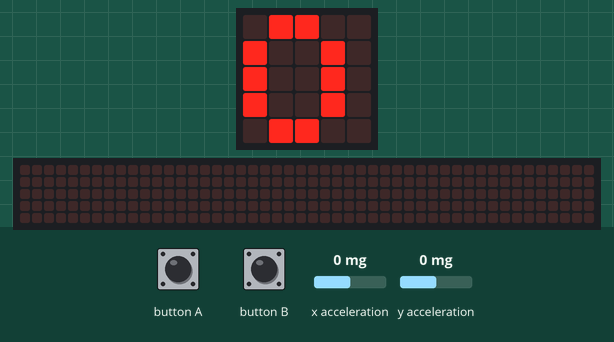
Recording of a program running on a simulated BBC micro:bit (MakeCode). On the bench: the board's 5×5 LED display, a strip that is not on the board, showing the scrolling text unrolled. The test bench sets the inputs (shaded band); at power-on: x acceleration 0 mg, y acceleration 0 mg. Random numbers come from a fixed seed; the 48×5 strip is a reading aid, not a part: it shows the text the display is scrolling, unrolled, one strip-width of it at a time.

Above: at 11.5 s.
11.6 s: button A pressed for 0.15 s
At 12.76 s:
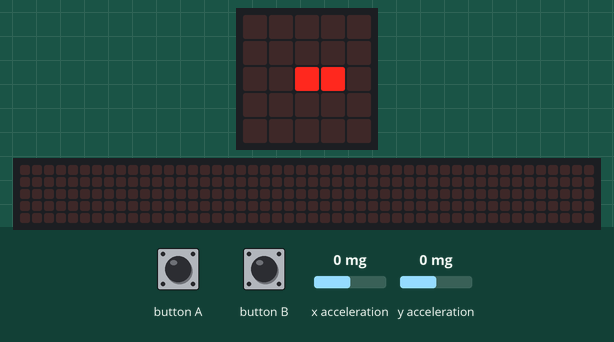
At 17.4 s:
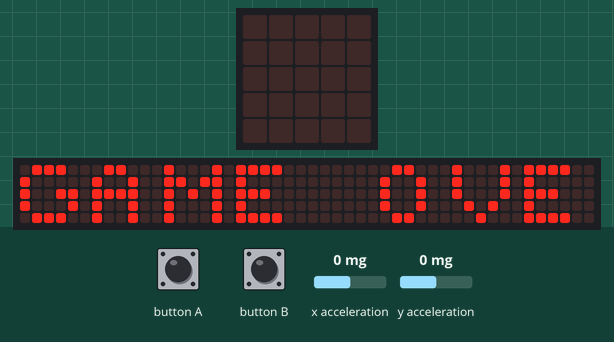

Measured:
- after the input at 11.6 s, the display: first changes after 0.16 s (image 1 shows a later state)
- what the display in image 2 shows lasts 0.6 s, from 17.0 s to 17.6 s

The program:

main.py
```python
px = 2
py = 2
cx = 4
cy = 4
ex = 0
ey = 0
edx = 1
edy = 1
score = 0
player_timer = 0
enemy_timer = 0
blink_timer = 0
coin_on = True

def spawn_coin():
    global cx, cy
    while True:
        nx = randint(0, 4)
        ny = randint(0, 4)
        if not (nx == px and ny == py):
            if not (ny == ey and (nx == ex or nx == ex + 1)):
                cx = nx
                cy = ny
                break

def reset_game():
    global px, py, ex, ey, edx, edy, score, player_timer, enemy_timer, blink_timer, coin_on
    px = 2
    py = 2
    ex = 0
    ey = 0
    edx = 1
    edy = 1
    score = 0
    player_timer = 0
    enemy_timer = 0
    blink_timer = 0
    coin_on = True
    spawn_coin()

def is_collision():
    if py == ey and (px == ex or px == ex + 1):
        return True
    return False

def draw_game():
    basic.clear_screen()
    # Vijand (2 LEDs breed)
    led.plot(ex, ey)
    led.plot(ex + 1, ey)
    # Knipperend muntje
    if coin_on:
        led.plot(cx, cy)
    # Speler
    led.plot(px, py)

def wait_for_restart():
    while not input.button_is_pressed(Button.A) and not input.button_is_pressed(Button.B):
        basic.pause(50)
    while input.button_is_pressed(Button.A) or input.button_is_pressed(Button.B):
        basic.pause(50)

reset_game()

while True:
    # Muntje laten knipperen
    blink_timer += 1
    if blink_timer >= 2:
        blink_timer = 0
        coin_on = not coin_on

    # Speler besturen door te kantelen
    player_timer += 1
    if player_timer >= 3:
        player_timer = 0
        ax = input.acceleration(Dimension.X)
        ay = input.acceleration(Dimension.Y)
        if ax < -250 and px > 0:
            px -= 1
        elif ax > 250 and px < 4:
            px += 1
        if ay < -250 and py > 0:
            py -= 1
        elif ay > 250 and py < 4:
            py += 1

    # Muntje gepakt?
    if px == cx and py == cy:
        score += 1
        spawn_coin()

    # Vijand stuitert sneller bij hogere score
    enemy_speed = 9 - Math.idiv(score, 3)
    if enemy_speed < 4:
        enemy_speed = 4

    enemy_timer += 1
    if enemy_timer >= enemy_speed:
        enemy_timer = 0
        ex += edx
        ey += edy
        if ex <= 0:
            ex = 0
            edx = 1
        elif ex >= 3:
            ex = 3
            edx = -1
        if ey <= 0:
            ey = 0
            edy = 1
        elif ey >= 4:
            ey = 4
            edy = -1

    if is_collision():
        draw_game()
        basic.pause(300)
        basic.show_string("GAME OVER")
        basic.show_number(score)
        wait_for_restart()
        reset_game()
        continue

    draw_game()
    basic.pause(50)
```
